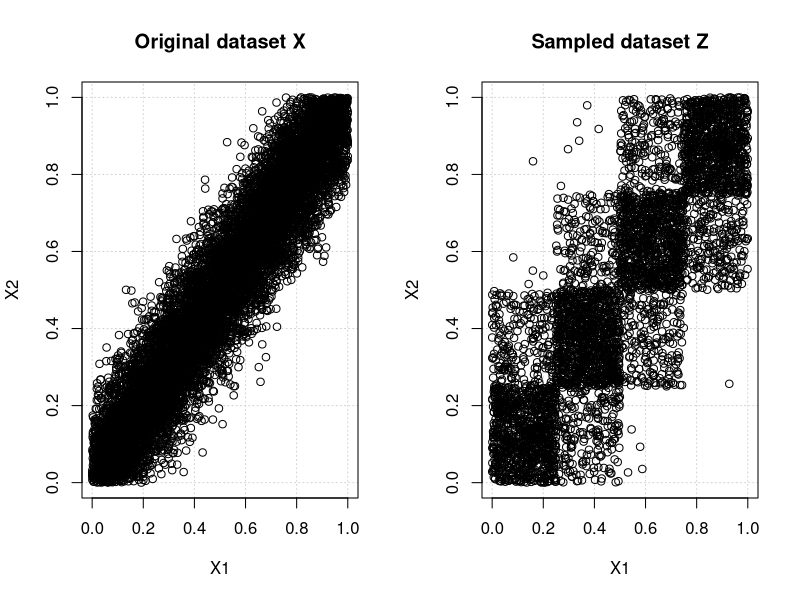

The R script that drew this image:
library(magrittr)
library(tidyverse)

## Parameters
N              <- 10000
sigma          <- 0.1
bin_partitions <- 4
delta          <- 0.01
K              <- 5000

## Generate mock data
X1  <- runif(N)
eps <- rnorm(N, sd = sigma, mean = 0)
X2 <- X1 + eps
X <- data.frame(X1, X2)
while((X %>% 
      filter(X1 <= 1, X1 >= 0, 
             X2 <= 1, X2 >= 0) %>% 
      nrow) < N) {
  
  temp <- 
    X %>% 
    filter(X1 > 1 | X1 < 0 | X2 > 1 | X2 < 0) %>% 
    nrow
  X1  <- runif(temp)
  eps <- rnorm(temp, sd = sigma, mean = 0)
  X2  <- X1 + eps
  
  temp <- data.frame(X1, X2)
  X %<>% 
    filter(X1 <= 1, X1 >= 0, 
           X2 <= 1, X2 >= 0) %>%
    rbind(temp)
}

## Generate bins
X1 <- numeric(bin_partitions^2)
Y1 <- numeric(bin_partitions^2)
X2 <- numeric(bin_partitions^2)
Y2 <- numeric(bin_partitions^2)

# Partition the intervals
binx     <- seq(from = 0, to = 1, length.out = bin_partitions + 1)
biny     <- seq(from = 0, to = 1, length.out = bin_partitions + 1)

num <- 1
for(i in 1:(length(biny) - 1)) {
  for(j in 1:(length(binx) - 1)) {
    X1[num] <- binx[j]
    Y1[num] <- biny[i]
    X2[num] <- binx[j + 1]
    Y2[num] <- biny[i + 1]
    num <- num + 1
  }
}

bins <- data.frame(X1, Y1, X2, Y2) 

## Generate the histogram
C <- matrix(nrow = bin_partitions, ncol = bin_partitions)

rownum <- 1
for(i in 0:(nrow(bins) - 1)) {
  C[rownum, (i %% bin_partitions) + 1] <-
    X %>%
    filter(X1 >= bins[i + 1, 1], X1 < bins[i + 1, 3],
           X2 >= bins[i + 1, 2], X2 < bins[i + 1, 4]) %>% 
    nrow
  
  if(!((i + 1) %% bin_partitions)) {
    rownum <- rownum + 1 
  }
}

p <- C / nrow(X)

# Empirical histogram
histogram <- function(z) {
  if(z[1] < 0 | z[1] > 1 | z[2] < 0 | z[2] > 1) {
    return(0) 
  }
  
  rownum <- 1
  sum <- 0
  for(i in 0:(nrow(bins) - 1)) {
    sum <- sum + p[rownum, (i %% bin_partitions) + 1] / (1 / bin_partitions)^2 * 
      (z[1] >= bins[i + 1, 1] & z[1] < bins[i + 1, 3] & z[2] >= bins[i + 1, 2] & z[2] < bins[i + 1, 4])
  
    if(!((i + 1) %% bin_partitions)) {
      rownum <- rownum + 1 
    }
  }
  
  return(sum)
}

# Smoothed histogram
smoothed_histogram <- function(z) {
  if(z[1] < 0 | z[1] > 1 | z[2] < 0 | z[2] > 1) {
    return(0) 
  }
  
  return((1 - delta) * histogram(z) + delta) 
}

bin_distributions <- rmultinom(1, K, (1 - delta) * c(p) / (1 / bin_partitions)^2 + delta)
Z <- matrix(nrow = K, ncol = 2)
X1 <- c()
X2 <- c()
for(i in 1:length(bin_distributions)) {
  X1 <- c(X1, runif(bin_distributions[i], bins[i,1], bins[i,3]))
  X2 <- c(X2, runif(bin_distributions[i], bins[i,2], bins[i,4]))
}
Z <- data.frame(X1, X2)

alpha <- K * log((1 - delta) * bin_partitions^2 / (N * delta) + 1)

par(mfrow=c(1,2))
plot(X, panel.first = grid(),
     main = "Original dataset X")
plot(Z, panel.first = grid(),
     xlab = "X1", ylab = "X2", main = "Sampled dataset Z")

